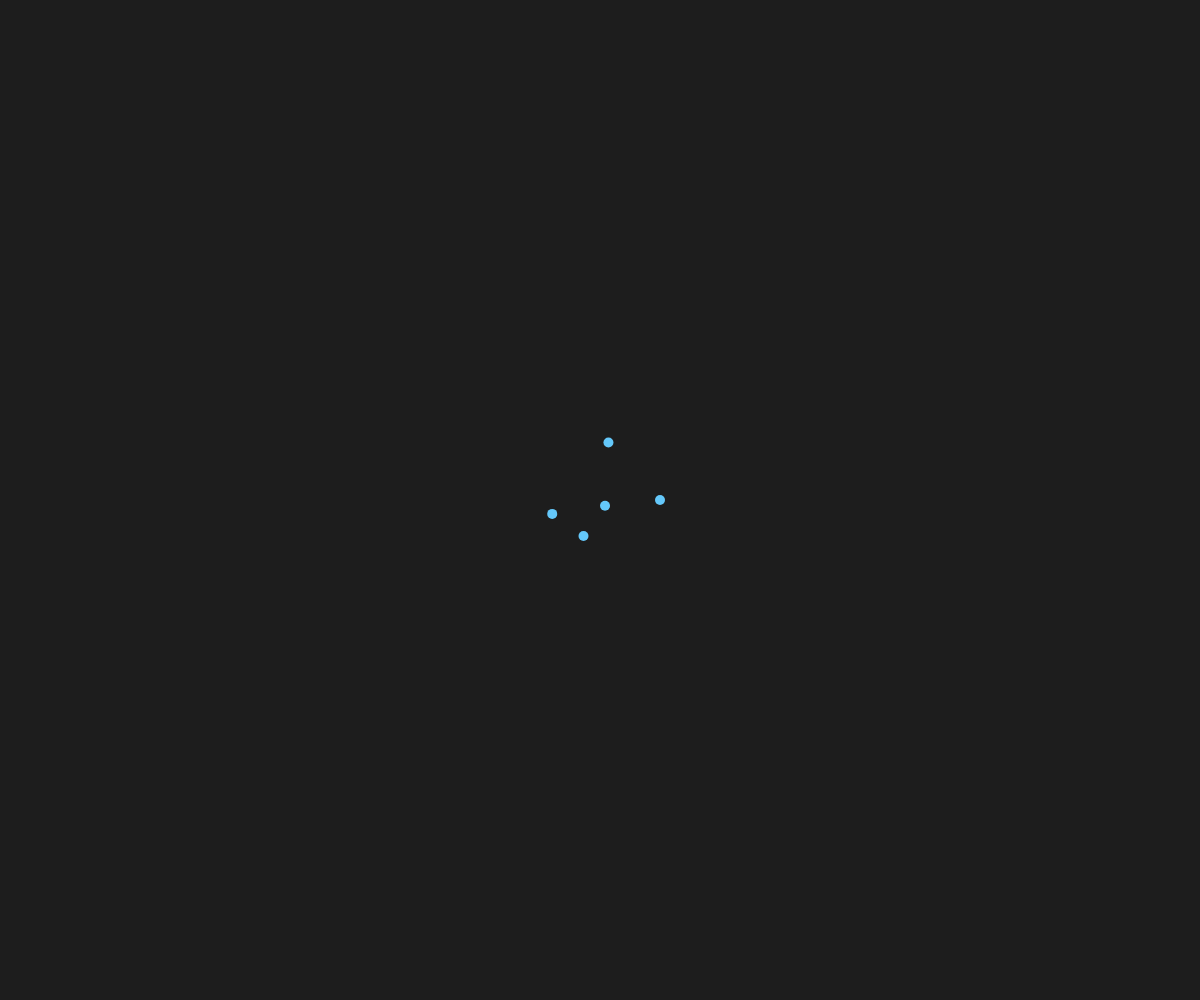
Frame 1 (no input)
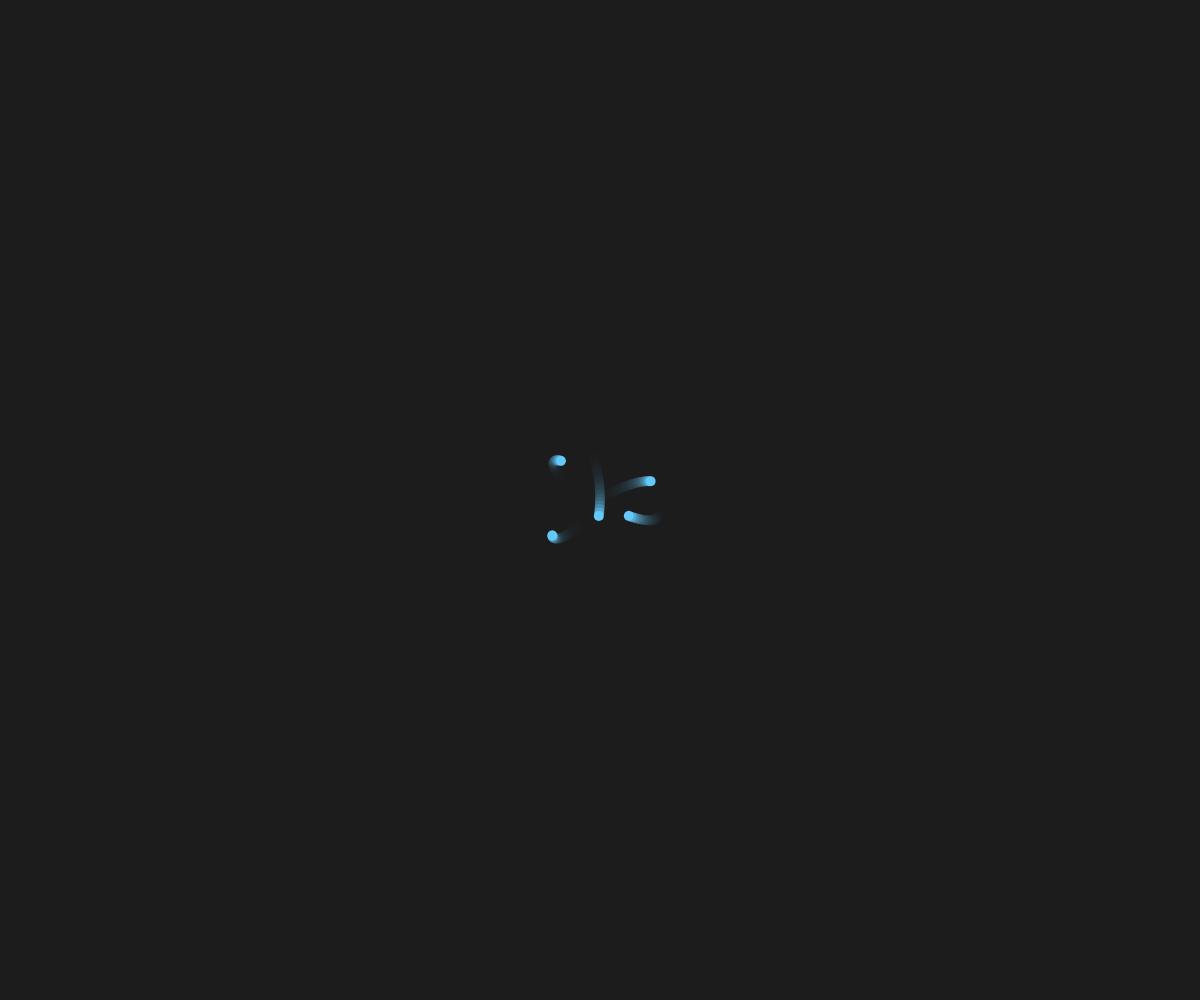
Frame 60 (no input)
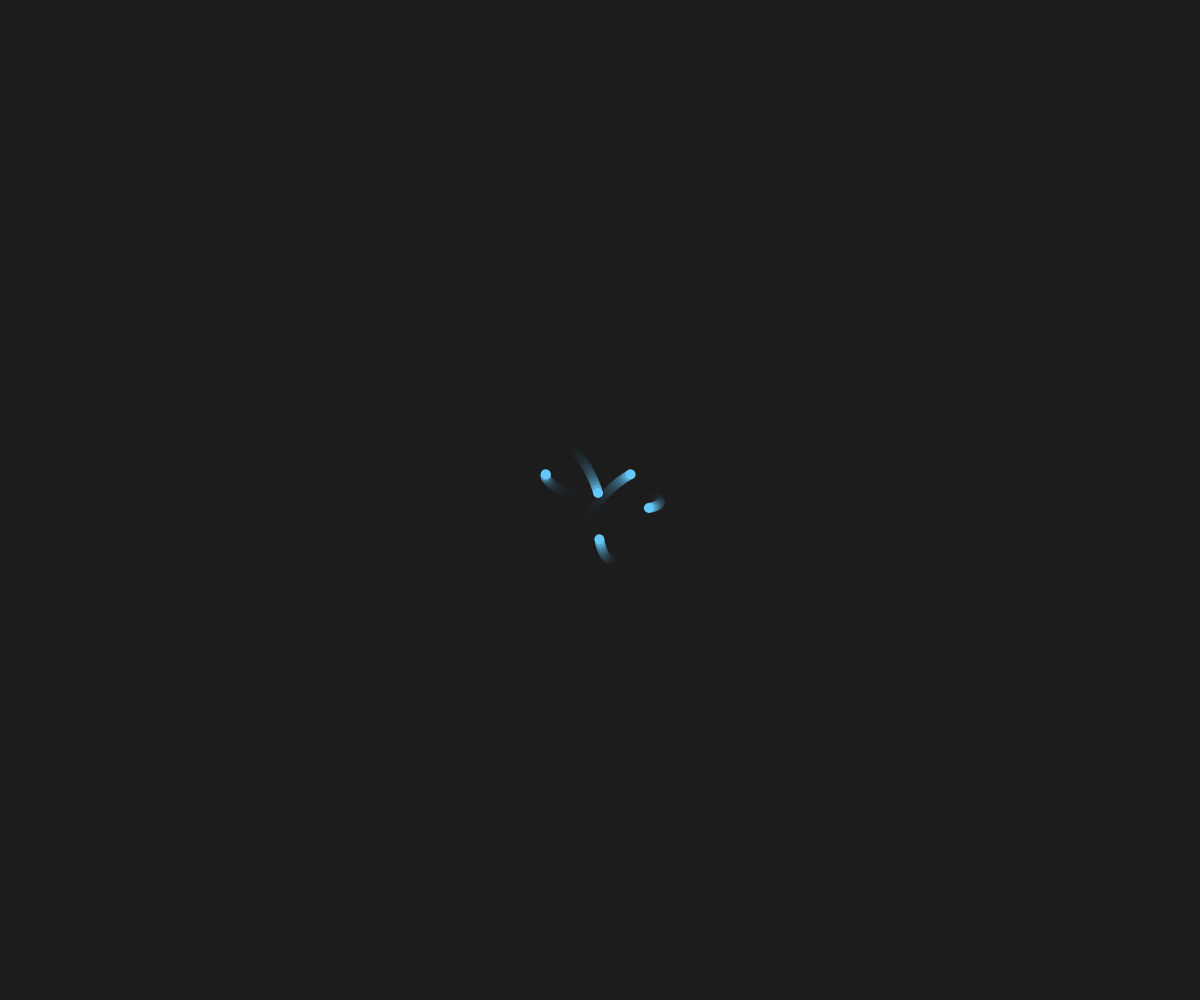
Frame 120 (the mouse pressed at the canvas centre since frame 60)

The p5.js sketch that drew these frames (run headless with seeded random() and noise() and a simulated clock; from frame 60 on, the mouse is pressed at the canvas centre):

// p5.js sketch
// ── sketch.js
let k = 9;
let angle = 0;

function setup() {
  createCanvas(windowWidth, windowHeight);
  background(30);
}

function draw() {
  fill(100,200,250);
  background(30,30,30,50);
  noStroke();

  translate(width/2, height/2);
  rotate(angle);

  for(i=0;i<k;i=i+2){
    let r = 60*cos((angle+i)*k);
    let x = r*cos(angle+i);
    let y = r*sin(angle+i);

    ellipse(x,y,10,10);
  }

  angle = angle + 1/150;
}
